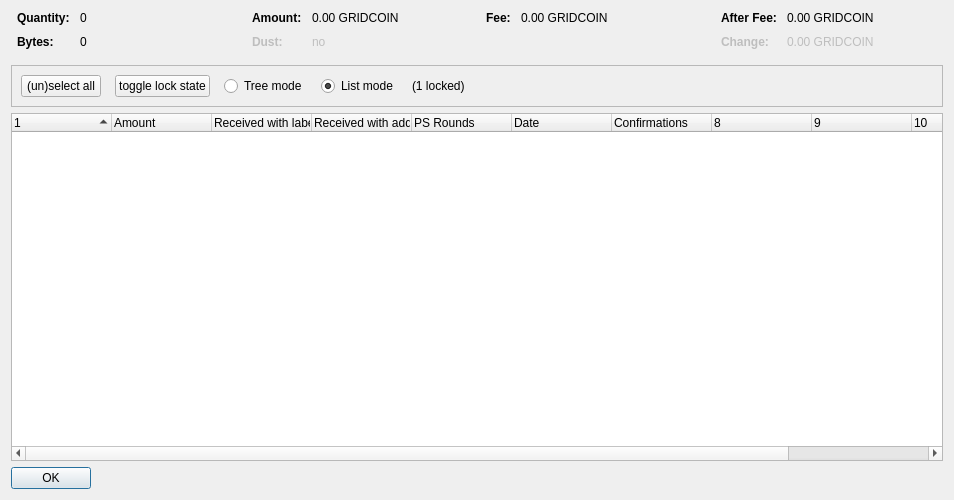
<?xml version="1.0" encoding="UTF-8"?>
<ui version="4.0">
 <class>CoinControlDialog</class>
 <widget class="QDialog" name="CoinControlDialog">
  <property name="geometry">
   <rect>
    <x>0</x>
    <y>0</y>
    <width>954</width>
    <height>500</height>
   </rect>
  </property>
  <property name="windowTitle">
   <string>Coin Selection</string>
  </property>
  <layout class="QVBoxLayout" name="verticalLayout">
   <item>
    <layout class="QHBoxLayout" name="horizontalLayoutTop" stretch="0,0,0,0">
     <property name="topMargin">
      <number>0</number>
     </property>
     <property name="bottomMargin">
      <number>10</number>
     </property>
     <item>
      <layout class="QFormLayout" name="formLayoutCoinControl1">
       <property name="horizontalSpacing">
        <number>10</number>
       </property>
       <property name="verticalSpacing">
        <number>10</number>
       </property>
       <property name="leftMargin">
        <number>6</number>
       </property>
       <property name="rightMargin">
        <number>6</number>
       </property>
       <item row="0" column="0">
        <widget class="QLabel" name="labelCoinControlQuantityText">
         <property name="font">
          <font>
           <weight>75</weight>
           <bold>true</bold>
          </font>
         </property>
         <property name="text">
          <string>Quantity:</string>
         </property>
        </widget>
       </item>
       <item row="0" column="1">
        <widget class="QLabel" name="labelCoinControlQuantity">
         <property name="cursor">
          <cursorShape>IBeamCursor</cursorShape>
         </property>
         <property name="contextMenuPolicy">
          <enum>Qt::ActionsContextMenu</enum>
         </property>
         <property name="text">
          <string notr="true">0</string>
         </property>
         <property name="textInteractionFlags">
          <set>Qt::LinksAccessibleByMouse|Qt::TextSelectableByKeyboard|Qt::TextSelectableByMouse</set>
         </property>
        </widget>
       </item>
       <item row="1" column="0">
        <widget class="QLabel" name="labelCoinControlBytesText">
         <property name="font">
          <font>
           <weight>75</weight>
           <bold>true</bold>
          </font>
         </property>
         <property name="text">
          <string>Bytes:</string>
         </property>
        </widget>
       </item>
       <item row="1" column="1">
        <widget class="QLabel" name="labelCoinControlBytes">
         <property name="cursor">
          <cursorShape>IBeamCursor</cursorShape>
         </property>
         <property name="contextMenuPolicy">
          <enum>Qt::ActionsContextMenu</enum>
         </property>
         <property name="text">
          <string notr="true">0</string>
         </property>
         <property name="textInteractionFlags">
          <set>Qt::LinksAccessibleByMouse|Qt::TextSelectableByKeyboard|Qt::TextSelectableByMouse</set>
         </property>
        </widget>
       </item>
      </layout>
     </item>
     <item>
      <layout class="QFormLayout" name="formLayoutCoinControl2">
       <property name="horizontalSpacing">
        <number>10</number>
       </property>
       <property name="verticalSpacing">
        <number>10</number>
       </property>
       <property name="leftMargin">
        <number>6</number>
       </property>
       <property name="rightMargin">
        <number>6</number>
       </property>
       <item row="0" column="0">
        <widget class="QLabel" name="labelCoinControlAmountText">
         <property name="font">
          <font>
           <weight>75</weight>
           <bold>true</bold>
          </font>
         </property>
         <property name="text">
          <string>Amount:</string>
         </property>
        </widget>
       </item>
       <item row="0" column="1">
        <widget class="QLabel" name="labelCoinControlAmount">
         <property name="cursor">
          <cursorShape>IBeamCursor</cursorShape>
         </property>
         <property name="contextMenuPolicy">
          <enum>Qt::ActionsContextMenu</enum>
         </property>
         <property name="text">
          <string notr="true">0.00 GRIDCOIN</string>
         </property>
         <property name="textInteractionFlags">
          <set>Qt::LinksAccessibleByMouse|Qt::TextSelectableByKeyboard|Qt::TextSelectableByMouse</set>
         </property>
        </widget>
       </item>
       <item row="1" column="0">
        <widget class="QLabel" name="labelCoinControlLowOutputText">
         <property name="enabled">
          <bool>false</bool>
         </property>
         <property name="font">
          <font>
           <weight>75</weight>
           <bold>true</bold>
          </font>
         </property>
         <property name="text">
          <string>Dust:</string>
         </property>
        </widget>
       </item>
       <item row="1" column="1">
        <widget class="QLabel" name="labelCoinControlLowOutput">
         <property name="enabled">
          <bool>false</bool>
         </property>
         <property name="cursor">
          <cursorShape>IBeamCursor</cursorShape>
         </property>
         <property name="contextMenuPolicy">
          <enum>Qt::ActionsContextMenu</enum>
         </property>
         <property name="text">
          <string notr="true">no</string>
         </property>
         <property name="textInteractionFlags">
          <set>Qt::LinksAccessibleByMouse|Qt::TextSelectableByKeyboard|Qt::TextSelectableByMouse</set>
         </property>
        </widget>
       </item>
      </layout>
     </item>
     <item>
      <layout class="QFormLayout" name="formLayoutCoinControl3">
       <property name="horizontalSpacing">
        <number>10</number>
       </property>
       <property name="verticalSpacing">
        <number>10</number>
       </property>
       <property name="leftMargin">
        <number>6</number>
       </property>
       <property name="rightMargin">
        <number>6</number>
       </property>
       <item row="0" column="0">
        <widget class="QLabel" name="labelCoinControlFeeText">
         <property name="font">
          <font>
           <weight>75</weight>
           <bold>true</bold>
          </font>
         </property>
         <property name="text">
          <string>Fee:</string>
         </property>
        </widget>
       </item>
       <item row="0" column="1">
        <widget class="QLabel" name="labelCoinControlFee">
         <property name="cursor">
          <cursorShape>IBeamCursor</cursorShape>
         </property>
         <property name="contextMenuPolicy">
          <enum>Qt::ActionsContextMenu</enum>
         </property>
         <property name="text">
          <string notr="true">0.00 GRIDCOIN</string>
         </property>
         <property name="textInteractionFlags">
          <set>Qt::LinksAccessibleByMouse|Qt::TextSelectableByKeyboard|Qt::TextSelectableByMouse</set>
         </property>
        </widget>
       </item>
      </layout>
     </item>
     <item>
      <layout class="QFormLayout" name="formLayoutCoinControl4">
       <property name="horizontalSpacing">
        <number>10</number>
       </property>
       <property name="verticalSpacing">
        <number>10</number>
       </property>
       <property name="leftMargin">
        <number>6</number>
       </property>
       <property name="rightMargin">
        <number>6</number>
       </property>
       <item row="0" column="0">
        <widget class="QLabel" name="labelCoinControlAfterFeeText">
         <property name="font">
          <font>
           <weight>75</weight>
           <bold>true</bold>
          </font>
         </property>
         <property name="text">
          <string>After Fee:</string>
         </property>
        </widget>
       </item>
       <item row="0" column="1">
        <widget class="QLabel" name="labelCoinControlAfterFee">
         <property name="cursor">
          <cursorShape>IBeamCursor</cursorShape>
         </property>
         <property name="contextMenuPolicy">
          <enum>Qt::ActionsContextMenu</enum>
         </property>
         <property name="text">
          <string notr="true">0.00 GRIDCOIN</string>
         </property>
         <property name="textInteractionFlags">
          <set>Qt::LinksAccessibleByMouse|Qt::TextSelectableByKeyboard|Qt::TextSelectableByMouse</set>
         </property>
        </widget>
       </item>
       <item row="1" column="0">
        <widget class="QLabel" name="labelCoinControlChangeText">
         <property name="enabled">
          <bool>false</bool>
         </property>
         <property name="font">
          <font>
           <weight>75</weight>
           <bold>true</bold>
          </font>
         </property>
         <property name="text">
          <string>Change:</string>
         </property>
        </widget>
       </item>
       <item row="1" column="1">
        <widget class="QLabel" name="labelCoinControlChange">
         <property name="enabled">
          <bool>false</bool>
         </property>
         <property name="cursor">
          <cursorShape>IBeamCursor</cursorShape>
         </property>
         <property name="contextMenuPolicy">
          <enum>Qt::ActionsContextMenu</enum>
         </property>
         <property name="text">
          <string notr="true">0.00 GRIDCOIN</string>
         </property>
         <property name="textInteractionFlags">
          <set>Qt::LinksAccessibleByMouse|Qt::TextSelectableByKeyboard|Qt::TextSelectableByMouse</set>
         </property>
        </widget>
       </item>
      </layout>
     </item>
    </layout>
   </item>
   <item>
    <widget class="QFrame" name="frame">
     <property name="minimumSize">
      <size>
       <width>0</width>
       <height>40</height>
      </size>
     </property>
     <property name="frameShape">
      <enum>QFrame::StyledPanel</enum>
     </property>
     <property name="frameShadow">
      <enum>QFrame::Sunken</enum>
     </property>
     <layout class="QHBoxLayout" name="horizontalLayout">
      <item>
       <layout class="QHBoxLayout" name="horizontalLayoutPanel" stretch="0,0,0,0,0,0">
        <property name="spacing">
         <number>14</number>
        </property>
        <item>
         <widget class="QPushButton" name="pushButtonSelectAll">
          <property name="sizePolicy">
           <sizepolicy hsizetype="Maximum" vsizetype="Fixed">
            <horstretch>0</horstretch>
            <verstretch>0</verstretch>
           </sizepolicy>
          </property>
          <property name="text">
           <string>(un)select all</string>
          </property>
          <property name="autoDefault">
           <bool>false</bool>
          </property>
         </widget>
        </item>
        <item>
         <widget class="QPushButton" name="pushButtonToggleLock">
          <property name="sizePolicy">
           <sizepolicy hsizetype="Maximum" vsizetype="Fixed">
            <horstretch>0</horstretch>
            <verstretch>0</verstretch>
           </sizepolicy>
          </property>
          <property name="text">
           <string>toggle lock state</string>
          </property>
          <property name="autoDefault">
           <bool>false</bool>
          </property>
         </widget>
        </item>
        <item>
         <widget class="QRadioButton" name="radioTreeMode">
          <property name="sizePolicy">
           <sizepolicy hsizetype="Maximum" vsizetype="Fixed">
            <horstretch>0</horstretch>
            <verstretch>0</verstretch>
           </sizepolicy>
          </property>
          <property name="text">
           <string>Tree mode</string>
          </property>
         </widget>
        </item>
        <item>
         <widget class="QRadioButton" name="radioListMode">
          <property name="sizePolicy">
           <sizepolicy hsizetype="Maximum" vsizetype="Fixed">
            <horstretch>0</horstretch>
            <verstretch>0</verstretch>
           </sizepolicy>
          </property>
          <property name="text">
           <string>List mode</string>
          </property>
          <property name="checked">
           <bool>true</bool>
          </property>
         </widget>
        </item>
        <item>
         <widget class="QLabel" name="labelLocked">
          <property name="text">
           <string>(1 locked)</string>
          </property>
         </widget>
        </item>
        <item>
         <spacer name="horizontalSpacer">
          <property name="orientation">
           <enum>Qt::Horizontal</enum>
          </property>
          <property name="sizeHint" stdset="0">
           <size>
            <width>40</width>
            <height>20</height>
           </size>
          </property>
         </spacer>
        </item>
       </layout>
      </item>
     </layout>
    </widget>
   </item>
   <item>
    <widget class="CoinControlTreeWidget" name="treeWidget">
     <property name="contextMenuPolicy">
      <enum>Qt::CustomContextMenu</enum>
     </property>
     <property name="sortingEnabled">
      <bool>false</bool>
     </property>
     <property name="columnCount">
      <number>11</number>
     </property>
     <attribute name="headerShowSortIndicator" stdset="0">
      <bool>true</bool>
     </attribute>
     <attribute name="headerStretchLastSection">
      <bool>false</bool>
     </attribute>
     <column>
      <property name="text">
       <string/>
      </property>
     </column>
     <column>
      <property name="text">
       <string>Amount</string>
      </property>
     </column>
     <column>
      <property name="text">
       <string>Received with label</string>
      </property>
     </column>
     <column>
      <property name="text">
       <string>Received with address</string>
      </property>
     </column>
     <column>
      <property name="text">
       <string>PS Rounds</string>
      </property>
     </column>
     <column>
      <property name="text">
       <string>Date</string>
      </property>
     </column>
     <column>
      <property name="text">
       <string>Confirmations</string>
      </property>
      <property name="toolTip">
       <string>Confirmed</string>
      </property>
     </column>
     <column>
      <property name="text">
       <string/>
      </property>
     </column>
     <column>
      <property name="text">
       <string/>
      </property>
     </column>
     <column>
      <property name="text">
       <string/>
      </property>
     </column>
     <column>
      <property name="text">
       <string/>
      </property>
     </column>
    </widget>
   </item>
   <item>
    <widget class="QDialogButtonBox" name="buttonBox">
     <property name="sizePolicy">
      <sizepolicy hsizetype="Maximum" vsizetype="Fixed">
       <horstretch>0</horstretch>
       <verstretch>0</verstretch>
      </sizepolicy>
     </property>
     <property name="orientation">
      <enum>Qt::Horizontal</enum>
     </property>
     <property name="standardButtons">
      <set>QDialogButtonBox::Ok</set>
     </property>
    </widget>
   </item>
  </layout>
 </widget>
 <customwidgets>
  <customwidget>
   <class>CoinControlTreeWidget</class>
   <extends>QTreeWidget</extends>
   <header>coincontroltreewidget.h</header>
  </customwidget>
 </customwidgets>
 <resources/>
 <connections/>
</ui>
